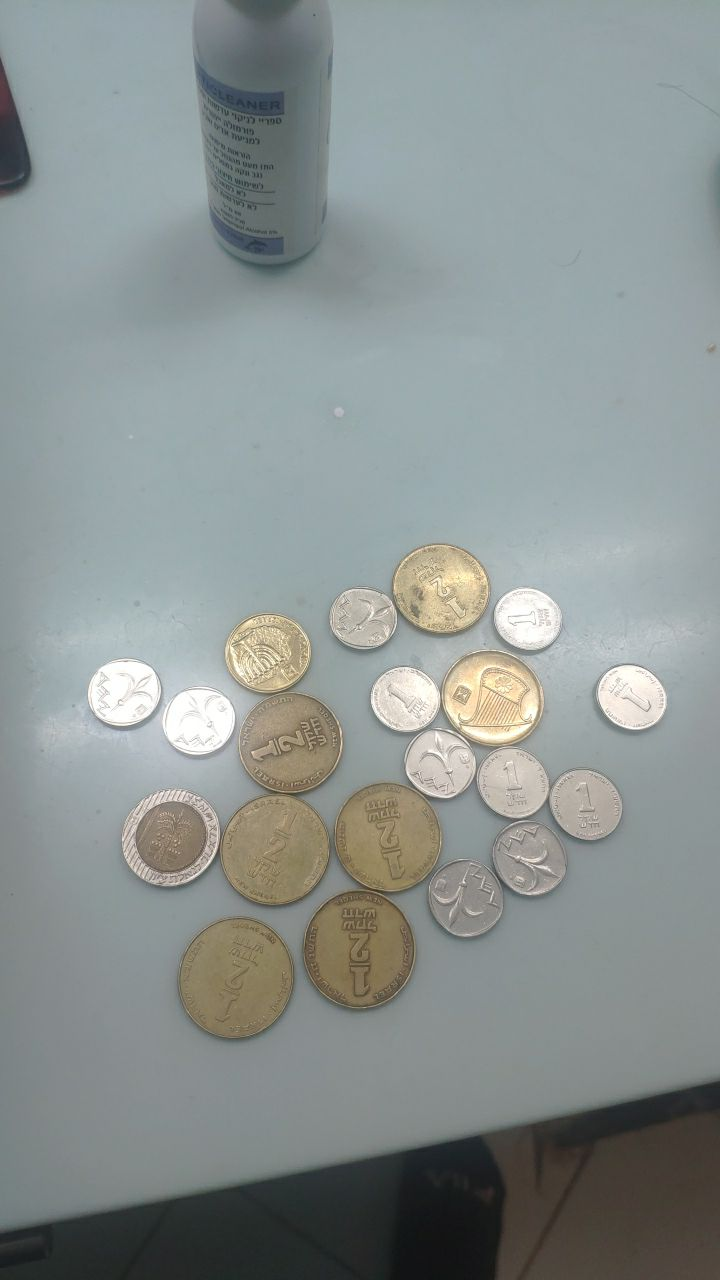
#> input picture NIS-Dataset-Example/images/NIS_003.jpg, 720 x 1280 px, found by its file name
$ python ellipse.py
#> lines starting #> are read from the running program, lines starting #| are printed output that depends on the picture; after the words box and inside, x2 and y2 are one past the last pixel; in counts of white or black regions, pixels touching at a corner belong together
# [58 lines of commented-out code are left out]


import numpy as np
import cv2
from matplotlib import pyplot as plt


def load_image_from_file(imagePath: str) -> np.ndarray:
    """<fix>"""
#> called with imagePath = './NIS-Dataset-Example/images/NIS_003.jpg'
    img = cv2.imread(imagePath)
#> img is the input picture: shape (1280, 720, 3); mean B, G, R 145.3, 146.6, 139.3
    assert img is not None, "Unable to load image."
    # if not img:      # always check for None
    #     raise ValueError("Unable to load image.")
    return img


img = load_image_from_file('./NIS-Dataset-Example/images/NIS_003.jpg')
gray = cv2.cvtColor(img,cv2.COLOR_BGR2GRAY)
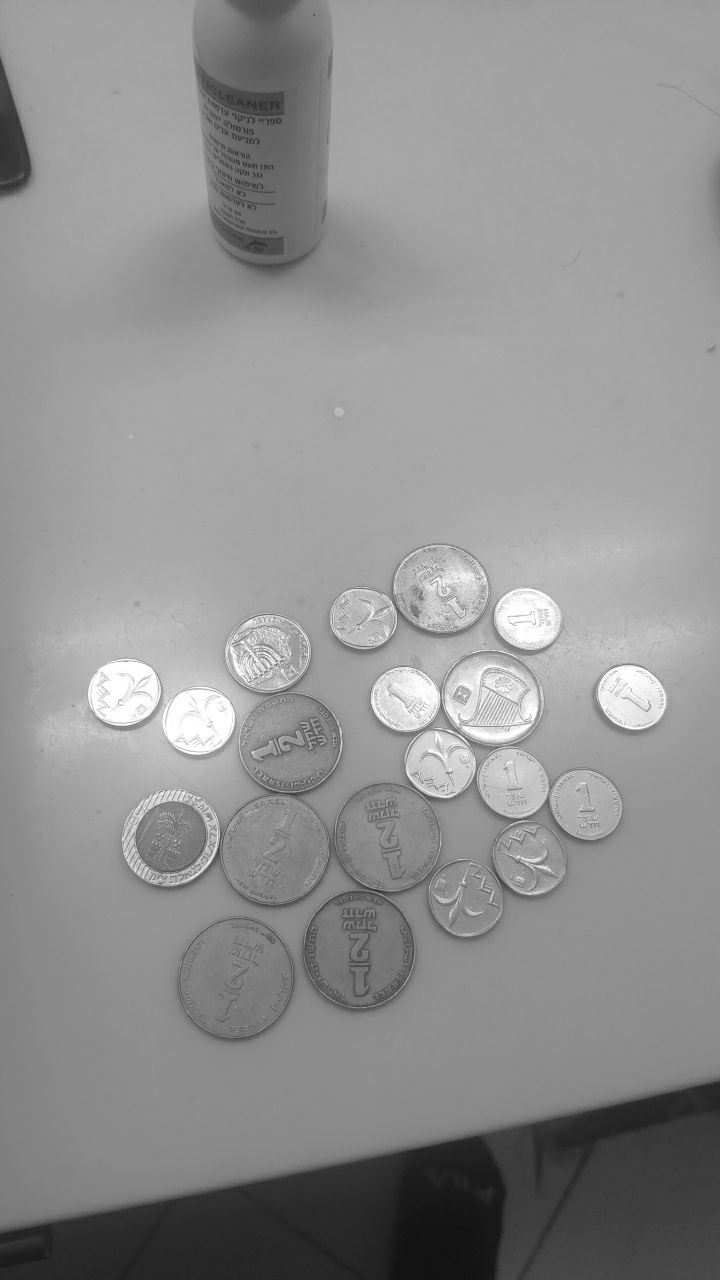
#> gray: shape (1280, 720); min 16, max 255, mean 144.3
ret, thresh = cv2.threshold(gray,0,255,cv2.THRESH_BINARY_INV, cv2.THRESH_OTSU)
#> thresh: shape (1280, 720); every value is 0
#> ret = 0

# Noise removal
kernel = np.ones((3,3),np.uint8)
opening = cv2.morphologyEx(thresh,cv2.MORPH_OPEN,kernel, iterations = 2)
 # Determine the background area
sure_bg = cv2.dilate(opening,kernel,iterations=3)
 # Find foreground area
dist_transform = cv2.distanceTransform(opening,cv2.DIST_L2,5)
#> dist_transform: shape (1280, 720) float32; every value is 0
ret, sure_fg = cv2.threshold(dist_transform,0.7*dist_transform.max(),255,0)
 # Find unknown area
sure_fg = np.uint8(sure_fg)
unknown = cv2.subtract(sure_bg,sure_fg)

# Category tag
ret, markers = cv2.connectedComponents(sure_fg)
#> ret = 1
 # Add 1 to all tags, make sure the background is 0 instead of 1.
markers = markers + 1
#> markers: shape (1280, 720) int32; every value is 1
 # Now let all unknown areas be 0
markers[unknown==255] = 0

markers = cv2.watershed(img,markers)
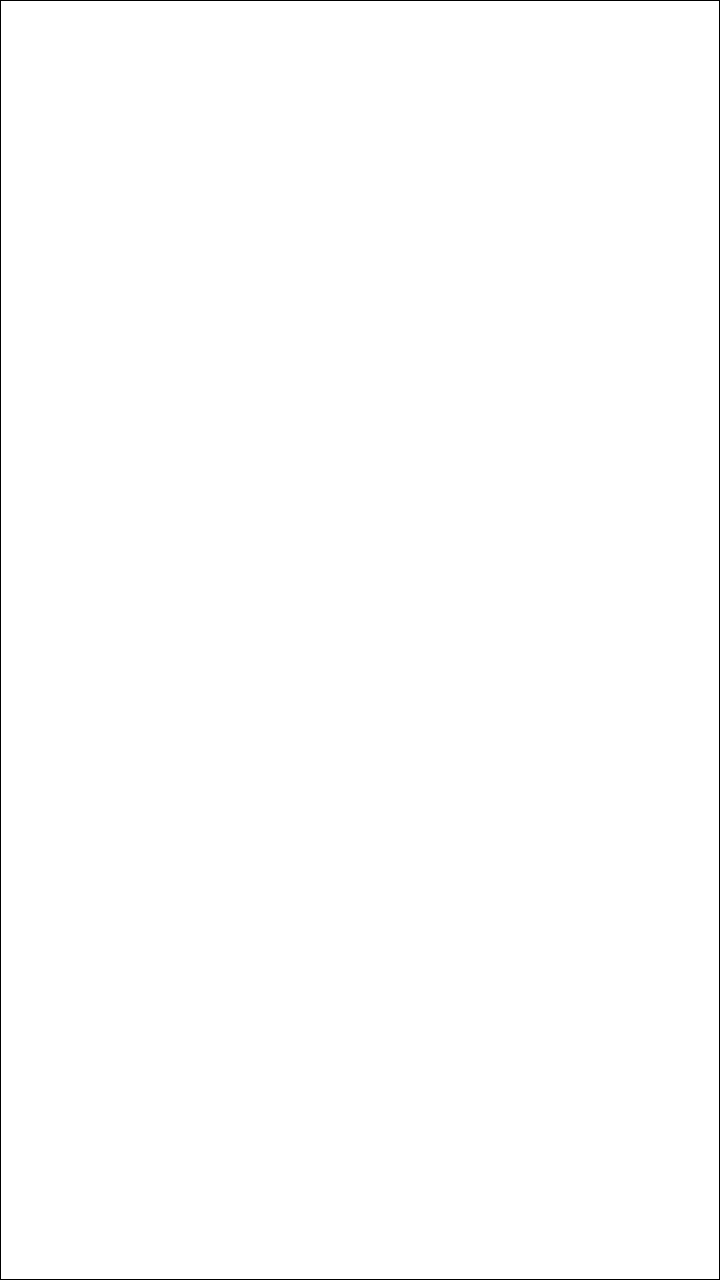
#> markers: shape (1280, 720) int32; values -1 (black) and 1 (white), 99.6% white; black in thin lines or dots
img[markers == -1] = [255,0,0]
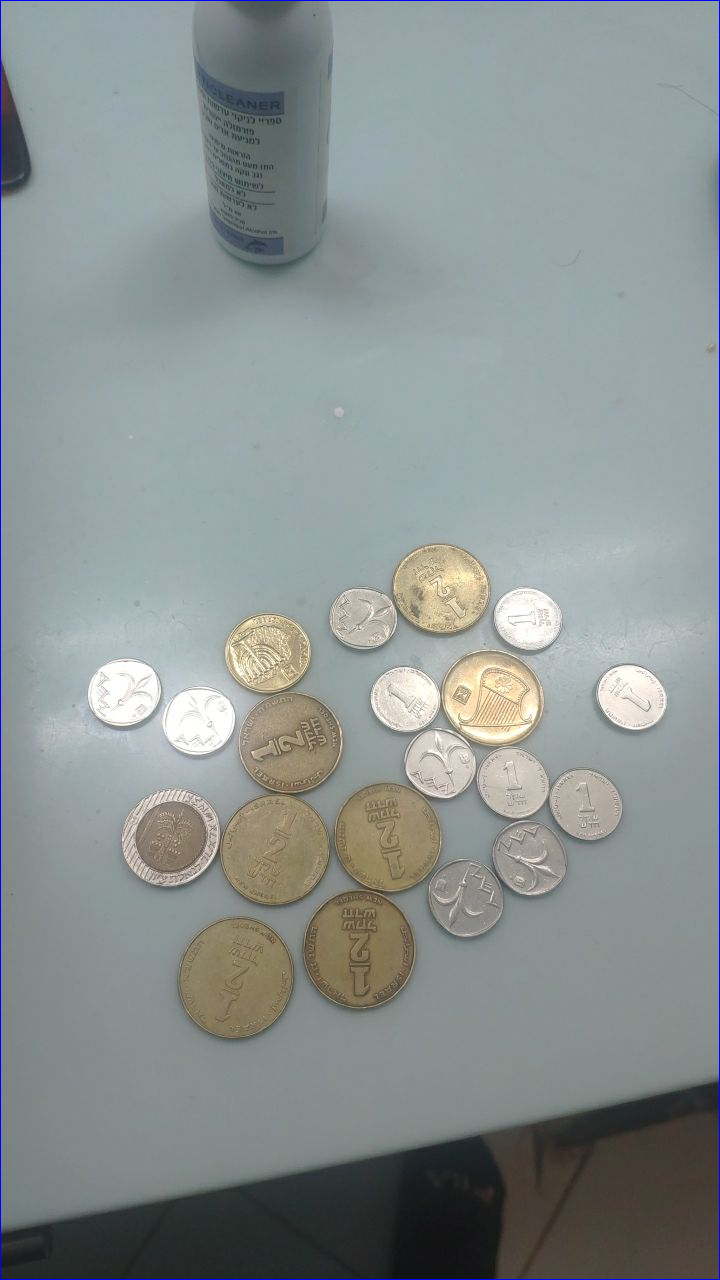
#> img: shape (1280, 720, 3); 0.43% of pixels changed, all inside (x1, y1, x2, y2) = (0, 0, 720, 1280)


cv2.imshow('Contours', markers)
if cv2.waitKey(0) & 0xFF == ord('q'):
#> (key q is pressed here)
    cv2.destroyAllWindows()

$ run again, with NIS-Dataset-Example/images/NIS_001.jpg copied over NIS-Dataset-Example/images/NIS_003.jpg
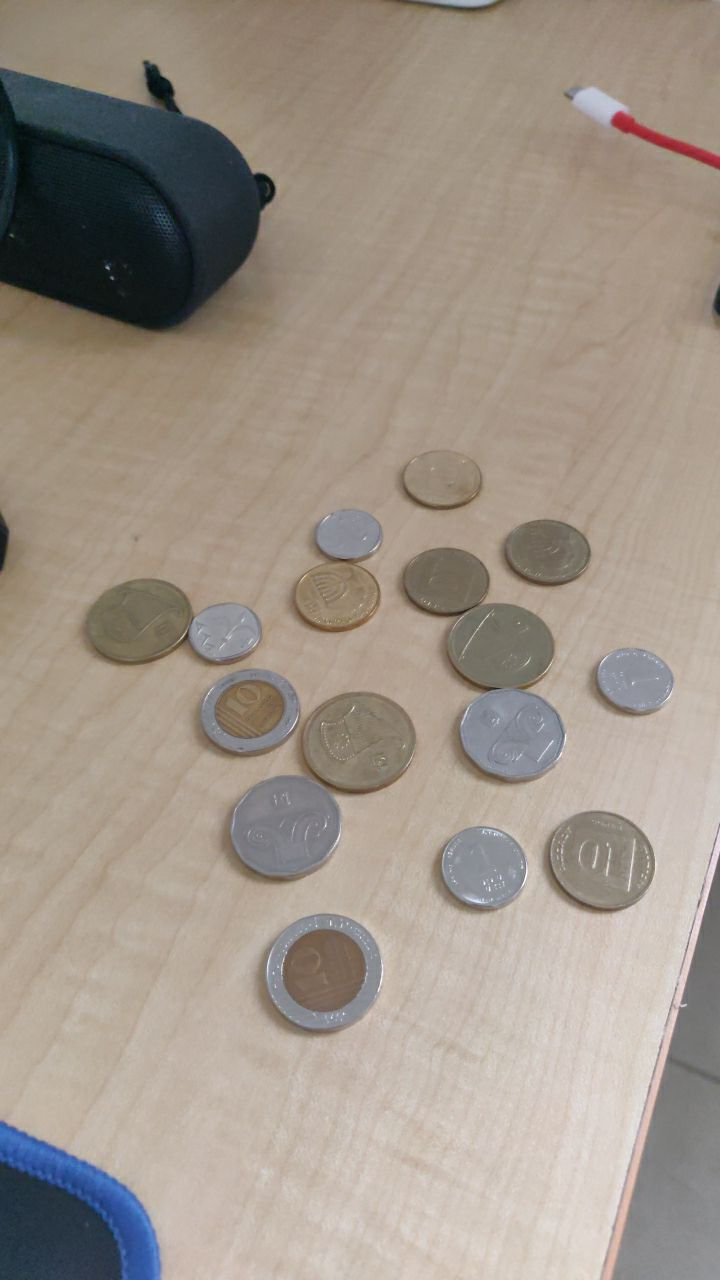
#> input picture NIS-Dataset-Example/images/NIS_001.jpg, 720 x 1280 px, found by its file name
#> in load_image_from_file, img is the input picture: shape (1280, 720, 3); mean B, G, R 137.1, 148, 158.8
#> `gray = cv2.cvtColor(img,cv2.COLOR_BGR2GRAY)`:
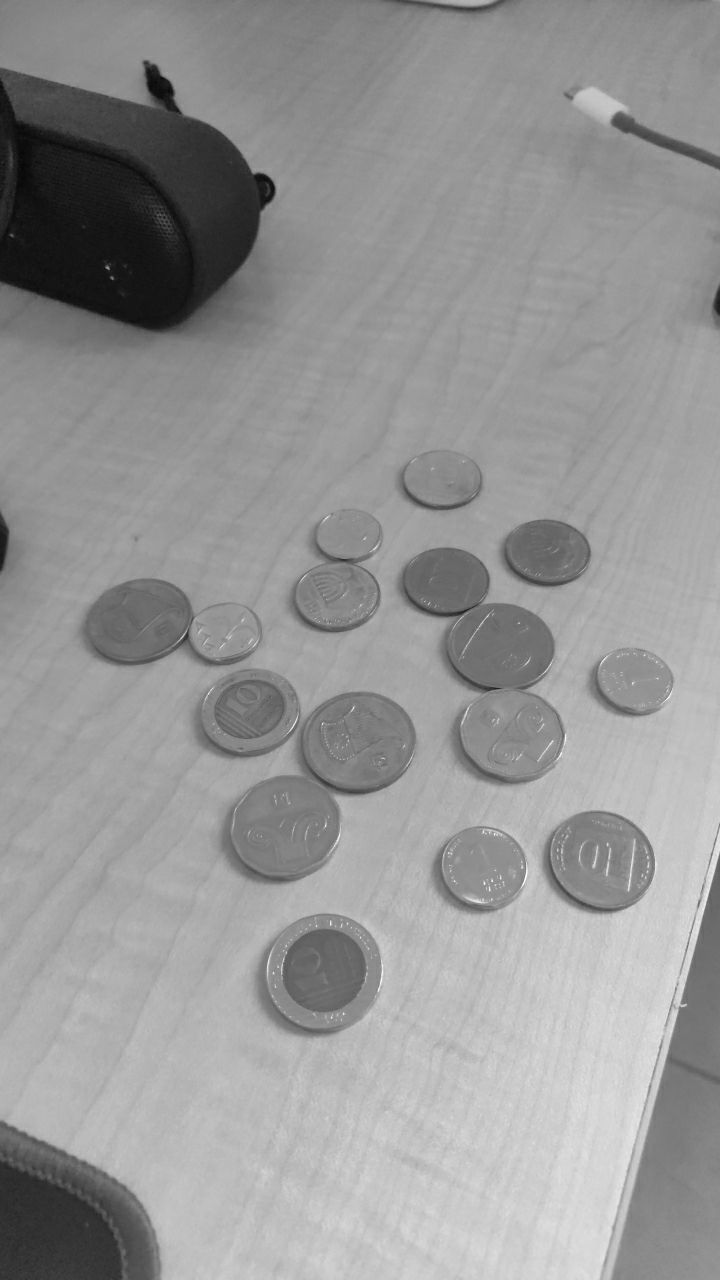
#> gray: shape (1280, 720); min 6, max 254, mean 150
#> thresh: shape (1280, 720); every value is 0
#> `ret, thresh = cv2.threshold(gray,0,255,cv2.THRESH_BINARY_INV, cv2.THRE..`: ret = 0
#> dist_transform: shape (1280, 720) float32; every value is 0
#> `ret, markers = cv2.connectedComponents(sure_fg)`: ret = 1
#> `img[markers == -1] = [255,0,0]`:
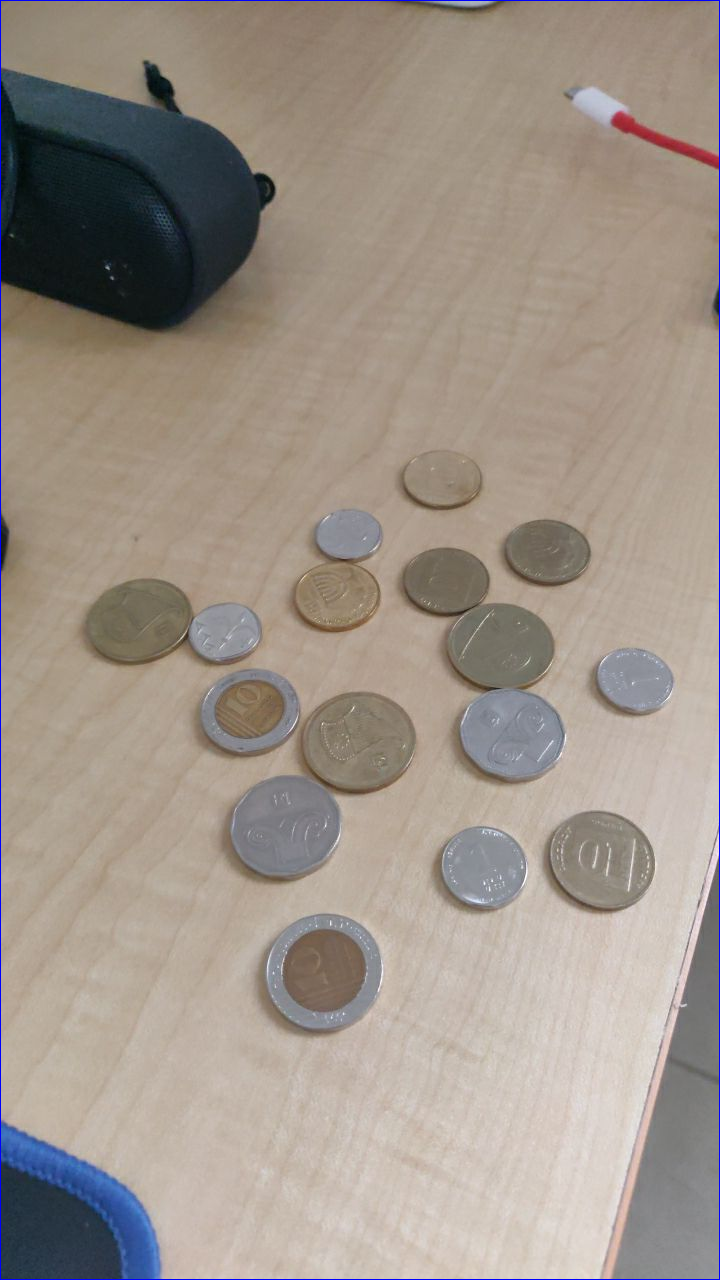
#> img: shape (1280, 720, 3); 0.43% of pixels changed, all inside (x1, y1, x2, y2) = (0, 0, 720, 1280)

$ run again, with NIS-Dataset-Example/images/NIS_002.jpg copied over NIS-Dataset-Example/images/NIS_003.jpg
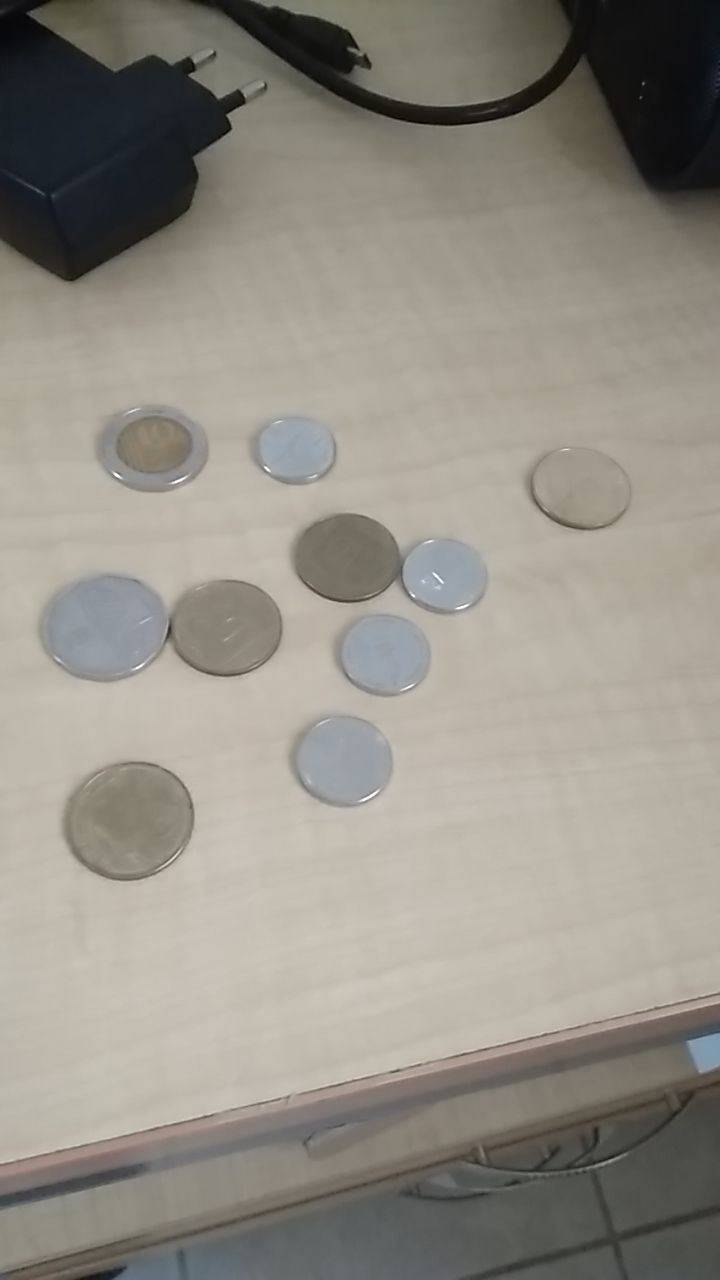
#> input picture NIS-Dataset-Example/images/NIS_002.jpg, 720 x 1280 px, found by its file name
#> in load_image_from_file, img is the input picture: shape (1280, 720, 3); mean B, G, R 133.8, 143.4, 147.9
#> thresh: shape (1280, 720); every value is 0
#> `ret, thresh = cv2.threshold(gray,0,255,cv2.THRESH_BINARY_INV, cv2.THRE..`: ret = 0
#> dist_transform: shape (1280, 720) float32; every value is 0
#> `ret, markers = cv2.connectedComponents(sure_fg)`: ret = 1
#> `img[markers == -1] = [255,0,0]`:
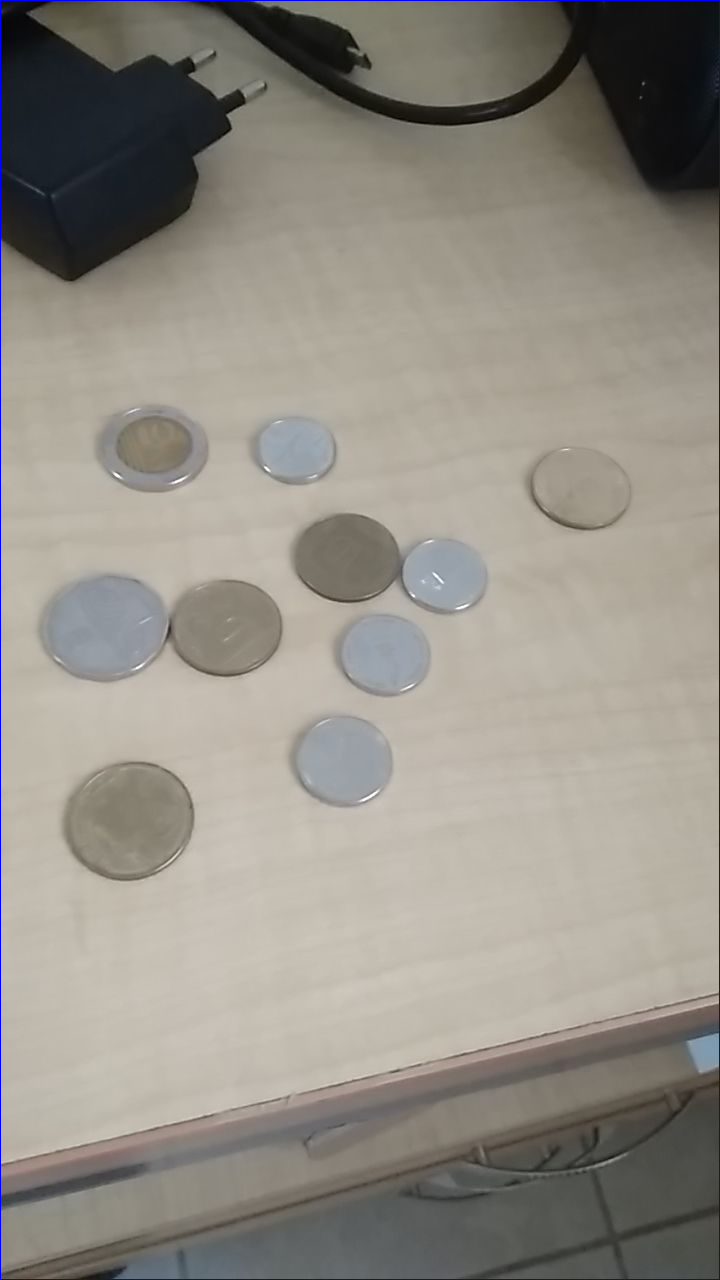
#> img: shape (1280, 720, 3); 0.43% of pixels changed, all inside (x1, y1, x2, y2) = (0, 0, 720, 1280)
